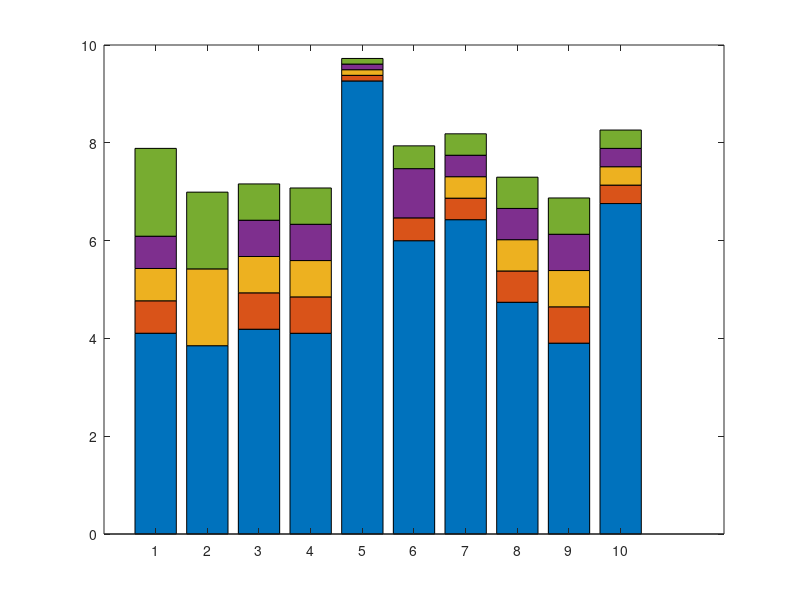

Recreate this plot in MATLAB. (Note: this script raises an error after producing the figure.)
% Clear workspace
clc;
clear;
close all;

% --- DATA DEFINITION ---
% Rows: Logic types (EAL1 to EAL9 + PAL)
% Columns: Bit Widths (4-bit, 5-bit, 6-bit, 7-bit, 8-bit)
LP_Values = [
    7.886, 6.090, 5.430, 4.769, 4.106;   % EAL1
    6.991, 0.0,   5.422, 0.0,   3.851;   % EAL2
    7.159, 6.417, 5.675, 4.932, 4.188;   % EAL3
    7.076, 6.334, 5.592, 4.849, 4.105;   % EAL4
    9.725, 9.610, 9.495, 9.380, 9.265;   % EAL5
    7.865, 7.399, 6.392, 6.465, 5.998;   % EAL6
    8.184, 7.746, 7.307, 6.868, 6.428;   % EAL7
    7.297, 6.658, 6.019, 5.379, 4.739;   % EAL8
    6.872, 6.130, 5.388, 4.646, 3.903;   % EAL9
    8.261, 7.886, 7.511, 7.135, 6.758    % PAL
];
logicNames = {'EAL1', 'EAL2', 'EAL3', 'EAL4', 'EAL5', 'EAL6', 'EAL7', 'EAL8', 'EAL9', 'PAL'};

% --- DATA PROCESSING (INCREMENTAL LOGIC) ---
Filled_Values = fliplr(LP_Values);
% Fill missing 0 values
for i = 1:size(Filled_Values, 1)
    for j = 2:size(Filled_Values, 2)
        if Filled_Values(i, j) == 0
            Filled_Values(i, j) = Filled_Values(i, j-1);
        end
    end
end
% Calculate Incremental Differences
Plot_Data = zeros(size(Filled_Values));
Plot_Data(:, 1) = Filled_Values(:, 1); 
for j = 2:size(Filled_Values, 2)
    diff = Filled_Values(:, j) - Filled_Values(:, j-1);
    Plot_Data(:, j) = max(diff, 0); 
end

% --- PLOTTING ---
figure('Position', [100, 100, 1400, 800], 'Color', 'w'); 
x = 1:size(Plot_Data, 1);
b = bar(x, Plot_Data, 'stacked');

% --- STYLING ---
barWidth = 0.5; 
for i = 1:length(b)
    b(i).BarWidth = barWidth;
end

% --- COLORS ---
customColors = [
    0.47, 0.67, 0.19;  % 1: 8-bit (Green) - BOTTOM
    0.49, 0.18, 0.56;  % 2: 7-bit (Purple)
    0.93, 0.69, 0.13;  % 3: 6-bit (Yellow)
    0.85, 0.33, 0.10;  % 4: 5-bit (Orange)
    0.00, 0.45, 0.74   % 5: 4-bit (Blue)  - TOP
];
for i = 1:length(b)
    b(i).FaceColor = customColors(i,:);
end

% --- AXES SETTINGS ---
max_y = max(max(Filled_Values));
ylim([0, max_y * 1.35]); 
set(gca, 'XTick', x);
set(gca, 'XTickLabel', logicNames);
set(gca, 'FontSize', 11);
set(gca, 'XColor', 'k', 'YColor', 'k'); 
set(gca, 'Color', 'w');                 
xlabel('Approximation Logic', 'FontSize', 12, 'FontWeight', 'bold', 'Color', 'k');
ylabel('Leakage Power (nW)', 'FontSize', 12, 'FontWeight', 'bold', 'Color', 'k');
title('Leakage Power', 'FontSize', 14, 'FontWeight', 'bold', 'Color', 'k');

grid off;

% --- PROFESSIONAL COMPACT LEGEND BOX ---
legend_rows = {'4-bit', '5-bit', '6-bit', '7-bit', '8-bit'};
box_x = 0.6;                 
box_y = max_y * 1.32;        
box_w = 2.9;                 
box_h = max_y * 0.22;        

rectangle('Position', [box_x, box_y - box_h, box_w, box_h], ...
    'EdgeColor', 'k', 'LineWidth', 0.8, 'FaceColor', 'none'); 

start_x = box_x + 0.1;        
start_y = box_y - (max_y * 0.025);         
row_spacing = max_y * 0.04;   
patch_width = 0.25;            
patch_height = max_y * 0.02;  
gap_small = 0.05;              
label_offset = 0.6;           

for k = 1:5
    current_y = start_y - ((k-1) * row_spacing);
    current_x = start_x;
    
    text(current_x, current_y, [legend_rows{k} ':'], ...
        'FontSize', 12, 'FontWeight', 'bold', 'Color', 'k', ...
        'VerticalAlignment', 'middle', 'HorizontalAlignment', 'left');
    
    current_x = current_x + label_offset;
    
    text(current_x, current_y, '(', ...
        'FontSize', 12, 'FontWeight', 'bold', 'Color', 'k', ...
        'VerticalAlignment', 'middle', 'HorizontalAlignment', 'center');
    
    current_x = current_x + 0.1;
    
    layers_to_draw = 6 - k; 
    for layer = 1:layers_to_draw
        rectangle('Position', [current_x, current_y - (patch_height/2), patch_width, patch_height], ...
            'FaceColor', customColors(layer, :), ...
            'EdgeColor', 'k', 'LineWidth', 0.5);
        current_x = current_x + patch_width + gap_small;
        if layer < layers_to_draw
             text(current_x, current_y, '+', ...
                'FontSize', 6, 'FontWeight', 'bold', 'Color', 'k', ...
                'VerticalAlignment', 'middle', 'HorizontalAlignment', 'center');
             current_x = current_x + gap_small + 0.05;
        end
    end
    text(current_x + 0.05, current_y, ')', ...
        'FontSize', 12, 'FontWeight', 'bold', 'Color', 'k', ...
        'VerticalAlignment', 'middle', 'HorizontalAlignment', 'left');
end

% --- ADDING TEXT LABELS (UPDATED FOR EAL5) ---
original_flipped = fliplr(LP_Values);
cumulative_stack = cumsum(Plot_Data, 2); 

for i = 1:size(Plot_Data, 1) % Rows (Logic Types)
    for j = 1:size(Plot_Data, 2) % Columns (Layers)
        
        val_original = original_flipped(i, j);
        val_position = cumulative_stack(i, j); 
        
        if val_original > 0
            y_pos = val_position;
            txt_str = sprintf('%.3f', val_original);
            
            % --- ALTERNATING LOGIC FOR EAL5 (Index 5) ---
            if i == 5
                % Alternate Left and Right based on layer index (j)
                if mod(j, 2) == 1
                    % Odd layers (1, 3, 5): Place on RIGHT
                    x_pos = i + (barWidth / 2) + 0.05;
                    align_str = 'left';
                else
                    % Even layers (2, 4): Place on LEFT
                    x_pos = i - (barWidth / 2) - 0.05;
                    align_str = 'right';
                end
            else
                % Standard logic for all other bars (Place on RIGHT)
                x_pos = i + (barWidth / 2) + 0.02;
                align_str = 'left';
            end
            
            text(x_pos, y_pos, txt_str, ...
                'FontSize', 10, ...           
                'Color', 'r', ...            
                'FontWeight', 'bold', ...
                'HorizontalAlignment', align_str, ... % Uses dynamic alignment
                'VerticalAlignment', 'middle'); 
        end
    end
end
